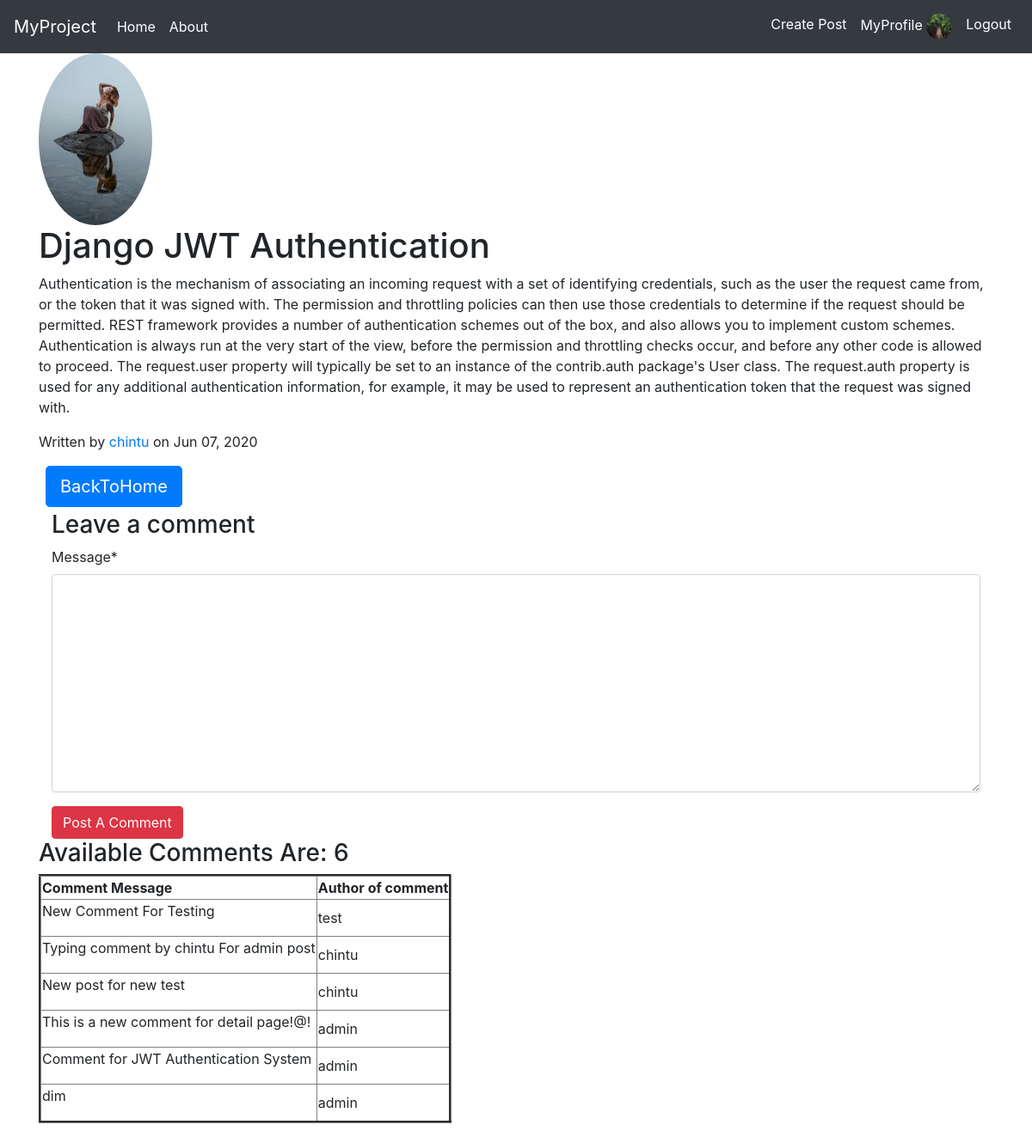
/post/5/ (signed in), run on the app's committed database.
### users/models.py (models this page shows, shortened)
class Profile(models.Model):
    user = models.OneToOneField(User, on_delete=models.CASCADE)
    image = models.ImageField(default="default.jpg", upload_to='profile_pics')
    nickname = models.CharField(max_length=64, null=True, blank=True)
    dob = models.DateField(null=True, blank=True)
    gender = models.CharField(max_length=1,
                              choices=GENDER_CHOICES, default='M')
    bio = models.TextField(max_length=1024, null=True, blank=True)

### blog/models.py (models this page shows, shortened)
class Post(models.Model):
    title = models.CharField(max_length=200)
    content = models.TextField()
    date_posted = models.DateTimeField(default=timezone.now)
    author = models.ForeignKey(User, on_delete = models.CASCADE)

class Comment(models.Model):
    message = models.TextField(max_length=500)
    time = models.DateTimeField(default=timezone.now)
    post_id = models.ForeignKey(Post, on_delete=models.CASCADE)
    replay = models.ForeignKey('self',on_delete=models.CASCADE,null=True,blank=True, related_name = 'replies')
    user_id = models.ForeignKey(User, on_delete=models.CASCADE)

### blog/views.py (the view)
# urls.py: path('post/<int:pk>/', post_detail, name='post-detail'),
def post_detail(request,pk):
    object = get_object_or_404(Post,id=pk)
    comments = Comment.objects.all().filter(post_id=pk)
    post = get_object_or_404(Post, id=pk)
    if request.method == "POST":
        form = CommentForm(request.POST)
        if form.is_valid():
            text = form.cleaned_data.get('message')
            data = form.save(commit=False)
            data.user_id = request.user
            data.post_id = post
            data.save()
            return redirect('home')
    else:
        form = CommentForm()
    context = {
        'object':object,
        'comments':comments,
        'posts':post,
        'form':form,
    }
    return render(request, 'blog/detail_page.html', context)

### blog/forms.py
class CommentForm(forms.ModelForm):
    class Meta:
        model = Comment
        exclude = ('user_id','time','replay','post_id')

### blog/templates/blog/detail_page.html (shortened to what this page needs)
{% extends 'blog/base.html' %}
{% load crispy_forms_tags %}
{% block content %}
  <img class="rounded-circle" src="{{ object.author.profile.image.url }}">
  <h1>{{ object.title }}</h1>
  <p>{{ object.content }}</p>
  <p>Written by <a href="{% url 'user-posts' object.author.username %}">{{ object.author }}</a> on {{ object.date_posted|date:"M d, Y" }} </p>
  <a class="btn btn-primary btn-lg ml-2" href="{% url 'home' %}">BackToHome</a>
  {% if request.user.is_authenticated %}
  <div class="container mt-1">
    <h3>Leave a comment</h3>
  <form method="POST">
    {{ form|crispy }}
    <button class="btn btn-danger" type="submit">Post A Comment</button>
    </form>
  </div>
  <h3>Available Comments Are: {{ comments.count }}</h3>
  <table border=3 class="mb-3">
    <tr>
      <th>Comment Message</th>
      <th>Author of comment</th>
      </tr>
      {% for comment in comments %}
      <tr>
      <td>{{ comment.message | linebreaks  }}</td>
      <td>{{ comment.user_id }}</td>
      </tr>
      {% endfor %}
    </table>
  {% else %}
  <a class="btn btn-danger btn-lg ml-2" href="{% url 'login' %}">Leave a Comment</a>
  {% endif %}
{% endblock %}

### blog/templates/blog/nav.html (shortened to what this page needs)
<nav class="navbar sticky-top navbar-expand-lg navbar-dark bg-dark">
  <a class="navbar-brand" href="{% url 'home' %}">MyProject</a>
  <div class="collapse navbar-collapse" id="navbarSupportedContent">
    <ul class="navbar-nav mr-auto">
      <li class="nav-item active">
        <a class="nav-link" href="{% url 'home' %}">Home <span class="sr-only">(current)</span></a>
      </li>
      <li class="nav-item active">
        <a class="nav-link" href="{% url 'about' %}">About</a>
      </li>
    </ul>
    <ul class="navbar-nav ml-auto">
      {% if user.is_authenticated %}
      <li class="nav-item active">
        <a class="nav-link" href="{% url 'post-create' %}">Create Post</a>
      </li>
      <li class="nav-item active">
        <a class="nav-link" href="{% url 'myprofile' %}">MyProfile <img class="rounded-circle" src="{{ user.profile.image.url }}" width="30" height="30"/></a>
      </li>
      <li class="nav-item active">
        <a class="nav-link" href="{% url 'logout' %}">Logout</a>
      </li>
      {% endif %}
      </ul>
  </div>
</nav>

### data on the page
Post: author.profile.image (picture), title "Django JWT Authentication", content "Authentication is the mechanism of associating an incoming request with a set of identifying credentials, such as the user the request came from, or the token that it was signed with. The permission and throttling policies can then use those credentials to determine if the request should be permitted. REST framework provides a number of authentication schemes out of the box, and also allows you to implement custom schemes. Authentication is always run at the very start of the view, before the permission and throttling checks occur, and before any other code is allowed to proceed. The request.user property will typically be set to an instance of the contrib.auth package's User class. The…", author "chintu", date_posted "Jun 07, 2020"
Comment: message "New Comment For Testing", user_id "test"
Comment: message "Typing comment by chintu For admin post", user_id "chintu"
Comment: message "New post for new test", user_id "chintu"
Comment: message "This is a new comment for detail page!@!", user_id "admin"
Comment: message "Comment for JWT Authentication System", user_id "admin"
Comment: message "dim", user_id "admin"

### other printed values
{{ comments.count }} "6"
